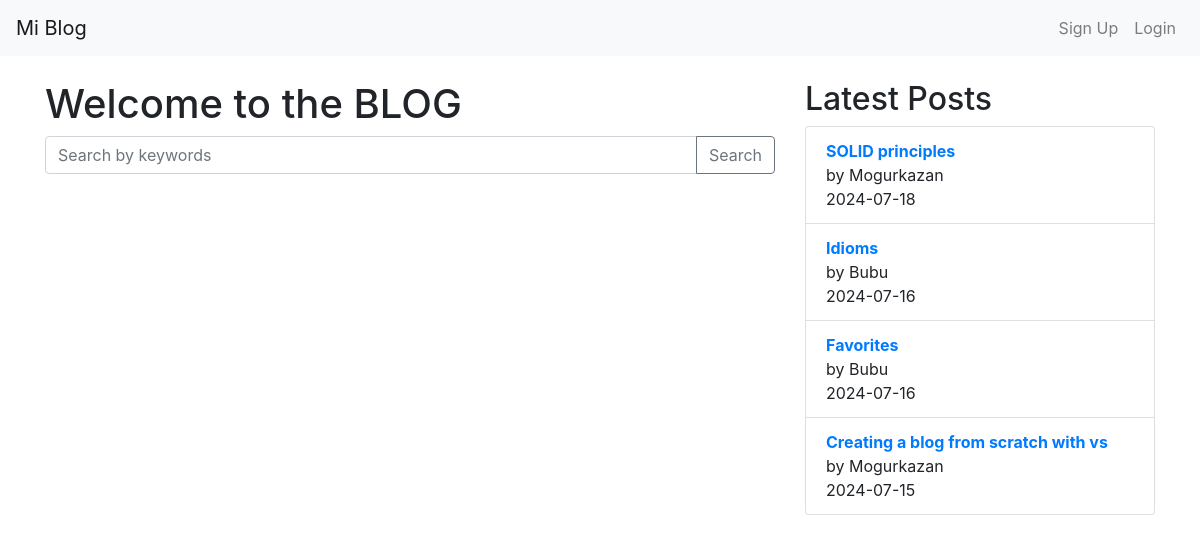
Before: / with the older database file.
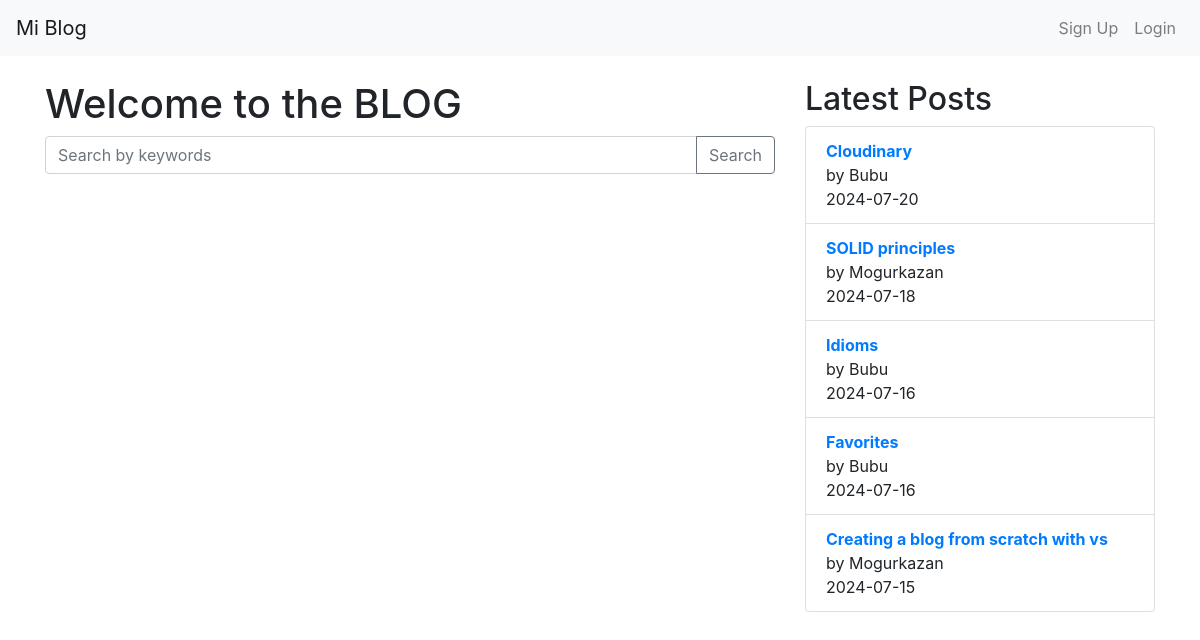
After: the same page with the newer database file.
### app/models.py (models this page shows, shortened)
class Post(db.Model):
    id = db.Column(db.Integer, primary_key=True)
    title = db.Column(db.String(100), nullable=False)
    content = db.Column(db.Text, nullable=False)
    date_posted = db.Column(db.DateTime, nullable=False, default=datetime.utcnow)
    keywords = db.Column(db.String(100), nullable=True)
    image_url = db.Column(db.String(255), nullable=True)
    user_id = db.Column(db.Integer, db.ForeignKey('user.id'), nullable=False)
    comments = db.relationship('Comment', backref='post', lazy=True)

class User(UserMixin, db.Model):
    id = db.Column(db.Integer, primary_key=True)
    email = db.Column(db.String(120), unique=True, nullable=False)
    nickname = db.Column(db.String(80), unique=True, nullable=False)
    password_hash = db.Column(db.String(128), nullable=False)
    posts = db.relationship('Post', backref='author', lazy=True)
    comments = db.relationship('Comment', backref='author', lazy=True)
    favorites = db.relationship('Post', secondary='favorites', backref=db.backref('favorited_by', lazy='dynamic'))

### app/routes.py (the view)
@bp.route('/')
def home():
    latest_posts = Post.query.order_by(Post.date_posted.desc()).limit(5).all()
    logout_form = LogoutForm()
    return render_template('index.html', latest_posts=latest_posts, logout_form=logout_form)

### app/forms.py
class LogoutForm(FlaskForm):
    pass

### app/templates/index.html (shortened to what this page needs)
<!DOCTYPE html>
<html lang="en">
<head>
    <link rel="stylesheet" href="https://stackpath.bootstrapcdn.com/bootstrap/4.5.2/css/bootstrap.min.css">
</head>
<body>
    {% block navbar %}
    <nav class="navbar navbar-expand-lg navbar-light bg-light fixed-top">
        <a class="navbar-brand" href="{{ url_for('main.home') }}">
            {% if current_user.is_authenticated %}
                Blog de {{ current_user.nickname }}
            {% else %}
                Mi Blog
            {% endif %}
        </a>
        <div class="collapse navbar-collapse" id="navbarNav">
            <ul class="navbar-nav ml-auto">
                {% if not current_user.is_authenticated %}
                <li class="nav-item">
                    <a class="nav-link" href="{{ url_for('main.signup') }}">Sign Up</a>
                </li>
                <li class="nav-item">
                    <a class="nav-link" href="{{ url_for('main.login') }}">Login</a>
                </li>
                {% endif %}
            </ul>
        </div>
    </nav>
    {% endblock %}
    <div class="container" style="margin-top: 80px;">
        <div class="row">
            <div class="col-md-8">
                {% block content %}
                <h1>Welcome to the BLOG</h1>
                <form method="GET" action="{{ url_for('main.search') }}">
                    <div class="input-group mb-3">
                        <input type="text" class="form-control" name="query" placeholder="Search by keywords">
                        <div class="input-group-append">
                            <button class="btn btn-outline-secondary" type="submit">Search</button>
                        </div>
                    </div>
                </form>
                {% endblock %}
            </div>
            <div class="col-md-4">
                <h2>Latest Posts</h2>
                <ul class="list-group">
                    {% for post in latest_posts %}
                    <li class="list-group-item">
                        <a href="{{ url_for('main.view_post', post_id=post.id) }}">
                            <strong>{{ post.title }}</strong>
                        </a><br>
                        by {{ post.author.nickname }}<br>
                        {{ post.date_posted.strftime('%Y-%m-%d') }}
                    </li>
                    {% endfor %}
                </ul>
            </div>
        </div>
    </div>
</body>
</html>

Changed rows visible on the page:
added Post: title "Cloudinary", author.nickname "Bubu", date_posted "2024-07-20"
